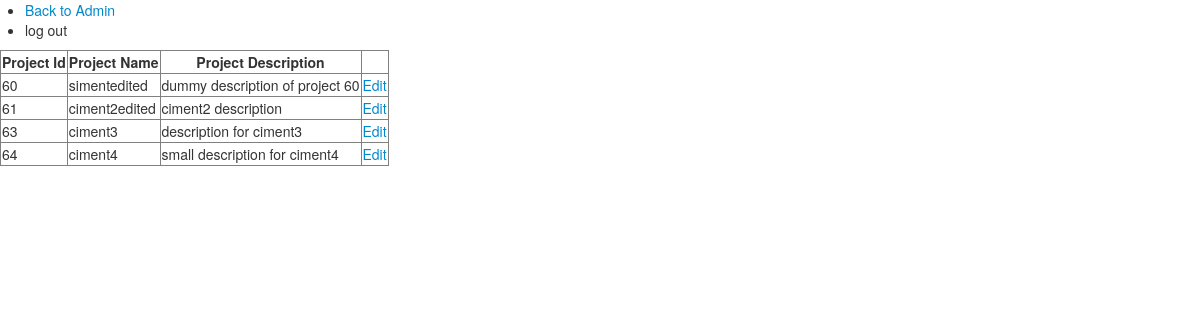
The page /index.php/admin/list_projects on the database its author committed.
### tables this page shows
CREATE TABLE `project` (
  `project_id` int(11) NOT NULL,
  `project_name` varchar(30) NOT NULL,
  `project_description` text NOT NULL
);

### application/controllers/Admin.php (called while the page is built, shortened)
<?php
class Admin extends CI_Controller {
	public function list_projects(){
		$header_data["title"] = "List projects";
		$this->load->model("project_model");
		$data["projects"] = $this->project_model->list_projects();
		$this->load->view('templates/header',$header_data);
		$this->load->view('admin/list_projects',$data);
		$this->load->view('templates/footer');
	}
}

### index.php (called while the page is built, shortened)
<?php
require_once BASEPATH.'core/CodeIgniter.php';

### application/models/project_model.php (called while the page is built, shortened)
<?php
class Project_model extends CI_Model{
	function list_projects(){
		$query = $this->db->get('project');
		return $query;
	}
}

### application/views/admin/list_projects.php (the view)
<ul>
	<li><?php echo anchor('admin', 'Back to Admin');?></li>
	<li>log out</li>
</ul>
<table border="1">
	<th>Project Id</th>
	<th>Project Name</th>
	<th>Project Description</th>
	<th></th>
<?php foreach ($projects->result() as $row):?>
	<tr>
		<td><?php echo $row->project_id;?></td>
		<td><?php echo $row->project_name;?></td>
		<td><?php echo $row->project_description;?></td>
		<td><?php echo anchor('admin/edit_project/'.$row->project_id, 'Edit');?></td>
	</tr>
<?php endforeach;?>
</table>

### rows shown on the page
project: project_id "60", project_name "simentedited", project_description "dummy description of project 60", project_id "Edit"
project: project_id "61", project_name "ciment2edited", project_description "ciment2 description", project_id "Edit"
project: project_id "63", project_name "ciment3", project_description "description for ciment3", project_id "Edit"
project: project_id "64", project_name "ciment4", project_description "small description for ciment4", project_id "Edit"

### other values the page prints
anchor('admin', 'Back to Admin') "Back to Admin"
